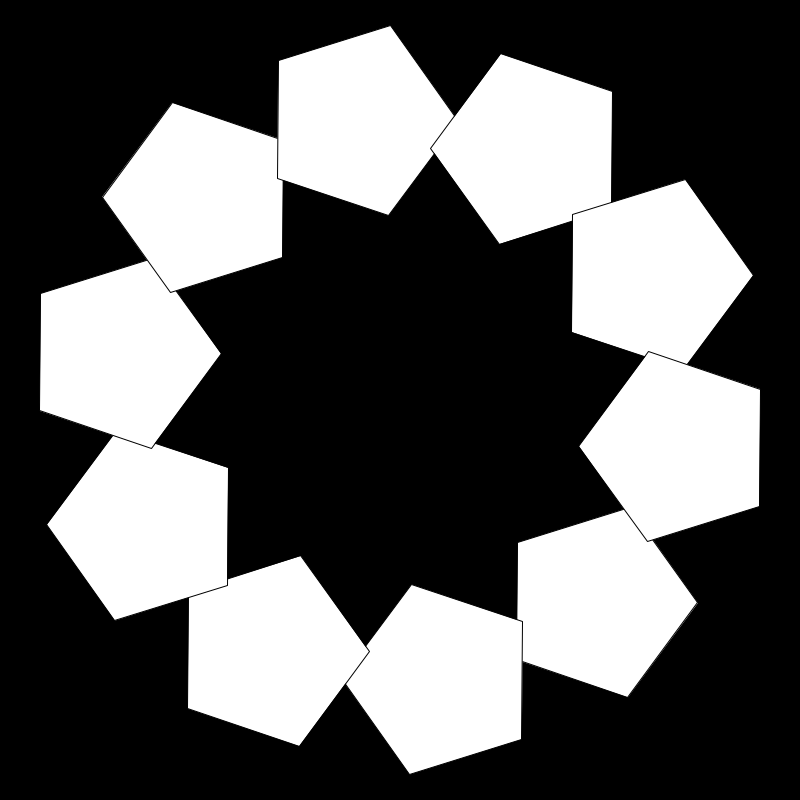
Frame 1 (no input)
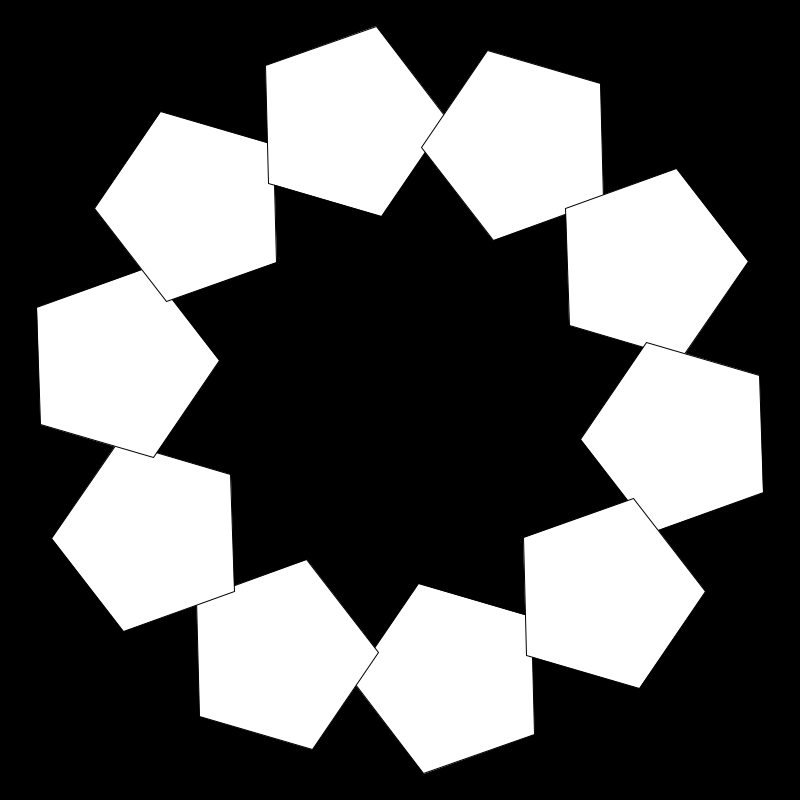
Frame 60 (the mouse pressed at the canvas centre just before this capture)
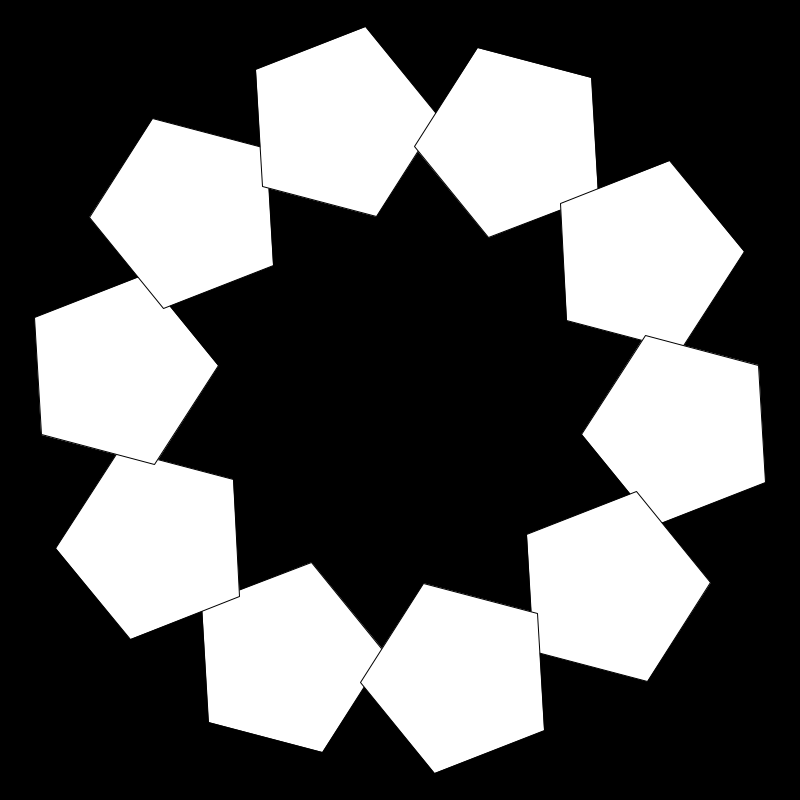
Frame 120 (the mouse held since frame 60 and released just before this capture)

The Processing sketch that drew these frames (run headless with seeded random() and noise(); from frame 60 on, the mouse is pressed at the canvas centre):

// Processing sketch: processing_93184
// ── processing_93184.pde

void setup ()
{ size (800,800);
}

float licznik = 0;

void nowaFunkcja (float r)
{
 rectMode (CENTER);
  drawShape (200, 200, 100, 5); 
    rotate (PI/r);
}

void draw ()

{
  background (0);
  translate (400,400);
  licznik+=0.01;
  rotate(licznik);
  
  for (int i=0; i<10; i++)
  nowaFunkcja (5);
  
}

void drawShape(float x, float y, float r, int numberOfVertices)
{
  pushMatrix();                  //zapamietaj obecne polozenie ukladu wspolrzednych
  translate(x,y);
  float angle = 2*PI/numberOfVertices;
  beginShape();                  //rozpocznij tworzenie ksztaltu
  for(int i = 0; i <= numberOfVertices; i++)
  {
    float vx = r * cos(angle * i);
    float vy = r * sin(angle * i);
    vertex(vx ,vy);              //dodaj wierzcholek do ksztaltu o wspolrzednej (x,y)
  }
  endShape();                    //zakończ tworzenie kształtu
   
  popMatrix();                   //przywroc zapamietane polozenie ukladu wspolrzednych
}
